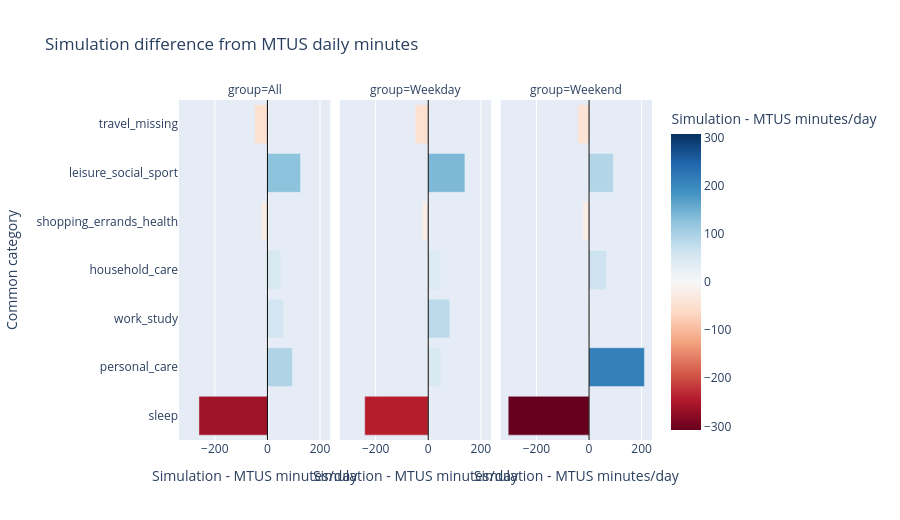

Notebook code cell kept with this figure:
### Code cell
fig = px.bar(
    comparison,
    x="absolute_difference_minutes",
    y="category",
    color="absolute_difference_minutes",
    facet_col="group",
    category_orders={"category": list(reversed(COMMON_CATEGORY_ORDER)), "group": GROUP_ORDER},
    labels={"absolute_difference_minutes": "Simulation - MTUS minutes/day", "category": "Common category"},
    title="Simulation difference from MTUS daily minutes",
    color_continuous_scale="RdBu",
    color_continuous_midpoint=0,
    height=520,
)
fig.add_vline(x=0, line_width=1, line_color="black")
fig.show()

### Figure 1 — Plotly figure (JSON) as saved in the notebook; plotly's stock layout.template omitted (floating-point values rounded to 4 significant figures)
{"data": [{"hovertemplate": "group=All<br>Simulation - MTUS minutes/day=%{marker.color}<br>Common category=%{y}<extra></extra>", "legendgroup": "", "marker": {"color": [-260.4, 94.75, 60.67, 50.47, -23.22, 125.9, -48.26], "coloraxis": "coloraxis", "pattern": {"shape": ""}}, "name": "", "orientation": "h", "showlegend": false, "textposition": "auto", "type": "bar", "x": [-260.4, 94.75, 60.67, 50.47, -23.22, 125.9, -48.26], "xaxis": "x", "y": ["sleep", "personal_care", "work_study", "household_care", "shopping_errands_health", "leisure_social_sport", "travel_missing"], "yaxis": "y"}, {"hovertemplate": "group=Weekday<br>Simulation - MTUS minutes/day=%{marker.color}<br>Common category=%{y}<extra></extra>", "legendgroup": "", "marker": {"color": [-241.5, 48.41, 82.0, 44.45, -22.67, 139.5, -50.17], "coloraxis": "coloraxis", "pattern": {"shape": ""}}, "name": "", "orientation": "h", "showlegend": false, "textposition": "auto", "type": "bar", "x": [-241.5, 48.41, 82.0, 44.45, -22.67, 139.5, -50.17], "xaxis": "x2", "y": ["sleep", "personal_care", "work_study", "household_care", "shopping_errands_health", "leisure_social_sport", "travel_missing"], "yaxis": "y2"}, {"hovertemplate": "group=Weekend<br>Simulation - MTUS minutes/day=%{marker.color}<br>Common category=%{y}<extra></extra>", "legendgroup": "", "marker": {"color": [-307.4, 210.6, 7.355, 65.54, -24.61, 92.04, -43.51], "coloraxis": "coloraxis", "pattern": {"shape": ""}}, "name": "", "orientation": "h", "showlegend": false, "textposition": "auto", "type": "bar", "x": [-307.4, 210.6, 7.355, 65.54, -24.61, 92.04, -43.51], "xaxis": "x3", "y": ["sleep", "personal_care", "work_study", "household_care", "shopping_errands_health", "leisure_social_sport", "travel_missing"], "yaxis": "y3"}], "layout": {"annotations": [{"showarrow": false, "text": "group=All", "x": 0.16, "xanchor": "center", "xref": "paper", "y": 1, "yanchor": "bottom", "yref": "paper"}, {"showarrow": false, "text": "group=Weekday", "x": 0.5, "xanchor": "center", "xref": "paper", "y": 1, "yanchor": "bottom", "yref": "paper"}, {"showarrow": false, "text": "group=Weekend", "x": 0.84, "xanchor": "center", "xref": "paper", "y": 1, "yanchor": "bottom", "yref": "paper"}], "barmode": "relative", "coloraxis": {"cmid": 0, "colorbar": {"title": {"text": "Simulation - MTUS minutes/day"}}, "colorscale": [[0, "rgb(103,0,31)"], [0.1, "rgb(178,24,43)"], [0.2, "rgb(214,96,77)"], [0.3, "rgb(244,165,130)"], [0.4, "rgb(253,219,199)"], [0.5, "rgb(247,247,247)"], [0.6, "rgb(209,229,240)"], [0.7, "rgb(146,197,222)"], [0.8, "rgb(67,147,195)"], [0.9, "rgb(33,102,172)"], [1, "rgb(5,48,97)"]]}, "height": 520, "legend": {"tracegroupgap": 0}, "shapes": [{"line": {"color": "black", "width": 1}, "type": "line", "x0": 0, "x1": 0, "xref": "x", "y0": 0, "y1": 1, "yref": "y domain"}, {"line": {"color": "black", "width": 1}, "type": "line", "x0": 0, "x1": 0, "xref": "x2", "y0": 0, "y1": 1, "yref": "y2 domain"}, {"line": {"color": "black", "width": 1}, "type": "line", "x0": 0, "x1": 0, "xref": "x3", "y0": 0, "y1": 1, "yref": "y3 domain"}], "title": {"text": "Simulation difference from MTUS daily minutes"}, "xaxis": {"anchor": "y", "domain": [0, 0.32], "title": {"text": "Simulation - MTUS minutes/day"}}, "xaxis2": {"anchor": "y2", "domain": [0.34, 0.66], "matches": "x", "title": {"text": "Simulation - MTUS minutes/day"}}, "xaxis3": {"anchor": "y3", "domain": [0.68, 1.0], "matches": "x", "title": {"text": "Simulation - MTUS minutes/day"}}, "yaxis": {"anchor": "x", "categoryarray": ["sleep", "personal_care", "work_study", "household_care", "shopping_errands_health", "leisure_social_sport", "travel_missing"], "categoryorder": "array", "domain": [0, 1], "title": {"text": "Common category"}}, "yaxis2": {"anchor": "x2", "domain": [0, 1], "matches": "y", "showticklabels": false}, "yaxis3": {"anchor": "x3", "domain": [0, 1], "matches": "y", "showticklabels": false}}}
